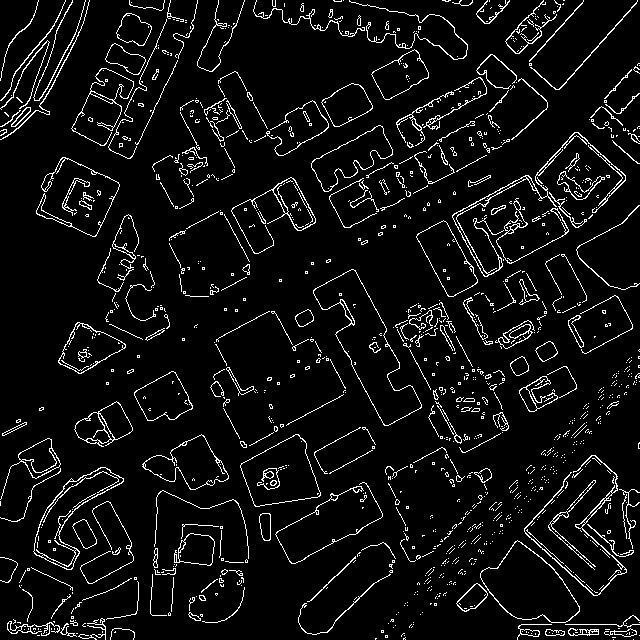
#> input picture images/canny/clean/northeastern_university_17.jpg, 640 x 640 px
$ python search.py
#> lines starting #> are read from the running program, lines starting #| are printed output that depends on the picture
import heapq
import cv2
from matplotlib import pyplot as plt

class Node():
    def __init__(self, coordinate, path):
        self.coordinate = coordinate
        self.path = path
    def __lt__(self, other):
        return len(self.path) < len(other.path)


def a_star(map, start, destination, heuristic):

    curNode = (0, Node(start, []))
    frontier = [curNode]
    explored = []

    while len(frontier) > 0:
        #print([x[0] for x in frontier])
        nodeCost, curNode = heapq.heappop(frontier)
        #print(len(curNode.path), curNode.coordinate)
        #print(heuristic(curNode.coordinate, destination))
        if curNode.coordinate not in explored:
            #print(curNode.coordinate)
            explored.append(curNode.coordinate)
            if curNode.coordinate == destination:
                print("FOUND")
                return curNode.path, True
            else:
                for neighbor in getSuccessors(curNode, map):
                #each neighbor is a (successor,action, stepCost)
                #need to create new Action as a copy!!! otherwise unwanted side effect
                    heapq.heappush(frontier, (len(neighbor.path) + heuristic(neighbor.coordinate, destination), neighbor))


    print("PATH NOT FOUND")
    return curNode.path, False

def getSuccessors(curNode, map):
    # note x is row y is column
    x, y = curNode.coordinate
    successors = []
    listOfCoords = [[x + 1, y], [x - 1, y], [x, y + 1], [x, y - 1]]
    for coord in listOfCoords:
        curX, curY = coord
        if curX >= 0 and curY >= 0 and curX < len(map) and curY < len(map[0]) and map[curX][curY]:  #it's black
            successors.append(Node(coord, curNode.path + [coord]))
            print(coord)
    return successors


def manhattanHeuristic(coord, destination):
    coordX, coordY = coord
    destX, destY = destination
    return abs(destX - coordX) + abs(destY - coordY)

def euclideanHeuristic(coord, destination):
    coordX, coordY = coord
    destX, destY = destination
    return ((coordX - destX) ** 2 + (coordY - destY) ** 2)** 0.5

def run_search(image, resolution=250, start=[0,0], end=None, heuristic=euclideanHeuristic, display=False):
#> called with resolution = 400, display = True
    if end==None:
        end = [resolution-1, resolution-1]
    start = [start[1], start[0]]
#> start = [65, 100]
    end = [end[1], end[0]]
#> end = [215, 260]
    img = cv2.resize(image, (resolution, resolution))
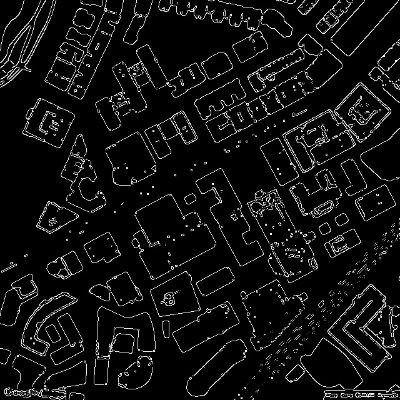
#> img: shape (400, 400, 3); min 0, max 255, mean 16.4
#> image is the input picture: shape (640, 640, 3); min 0, max 255, mean 16.4
    plt.imshow(img)
    plt.title('Denoising autoencoder applied to map')
    plt.show()
    #bool_img = [[(lambda x : x[0] == x[1] == x[2] == 0)(p) for p in r] for r in img]
    bool_img = [[(lambda x : x < 0.57)(p) for p in r] for r in img]
#> bool_img = 400 items

    path, found = a_star(bool_img, start, end, heuristic)
#> in __init__, `self.coordinate = coordinate`: self.coordinate = [65, 100]
#> the loop in a_star, `while len(frontier) > 0:` made 1 pass
#> nodeCost on pass 1: 0
#> after the loop in a_star, `while len(frontier) > 0:`: explored = [[65, 100]]

    bool_img_bw = [[(lambda x : [0, 0, 0] if x else [255, 255, 255])(p) for p in r] for r in bool_img]
    #print(path)
    for i,row in enumerate(bool_img_bw):
        for j, p in enumerate(row):
            bool_img_bw[i][j] = [0, 0, 255] if [i, j] in path else p

    if display:
        plt.imshow(bool_img_bw)
        plt.title('A* path on autoencoder image')
        plt.show()
    return path, found

if __name__ == "__main__":
    path = "images/canny/clean/northeastern_university_17.jpg"
#> (the run stopped early here; a loop or call above may not have finished)

$ run again, with images/canny/clean/1.jpg copied over images/canny/clean/northeastern_university_17.jpg
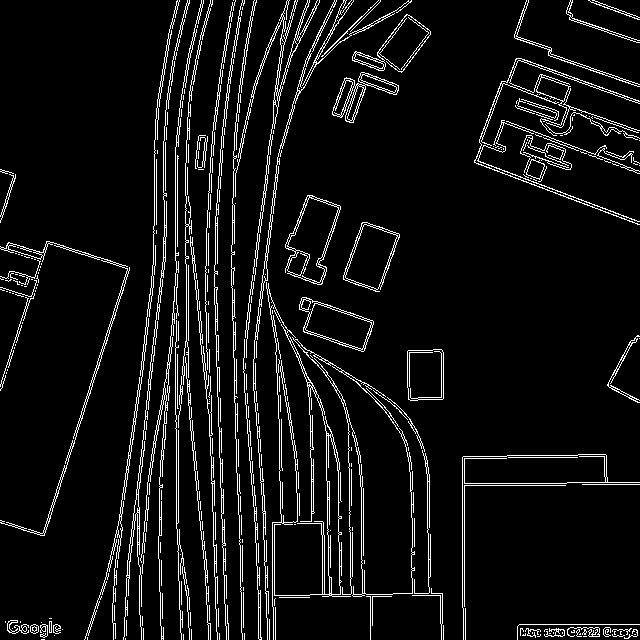
#> input picture images/canny/clean/1.jpg, 640 x 640 px
#> start = [65, 100]
#> end = [215, 260]
#> in run_search, `img = cv2.resize(image, (resolution, resolution))`:
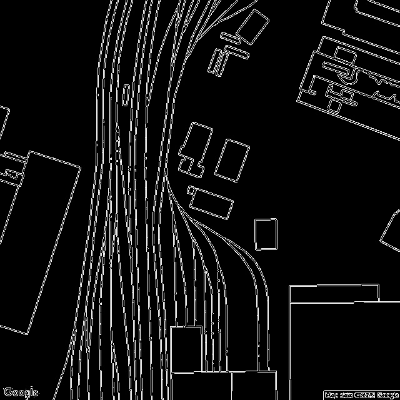
#> img: shape (400, 400, 3); min 0, max 255, mean 17.9
#> in run_search, image is the input picture: shape (640, 640, 3); min 0, max 255, mean 17.9
#> bool_img = 400 items
#> self.coordinate = [65, 100]
#> the loop in a_star, `while len(frontier) > 0:` made 1 pass
#> nodeCost on pass 1: 0
#> after the loop in a_star, `while len(frontier) > 0:`: explored = [[65, 100]]
